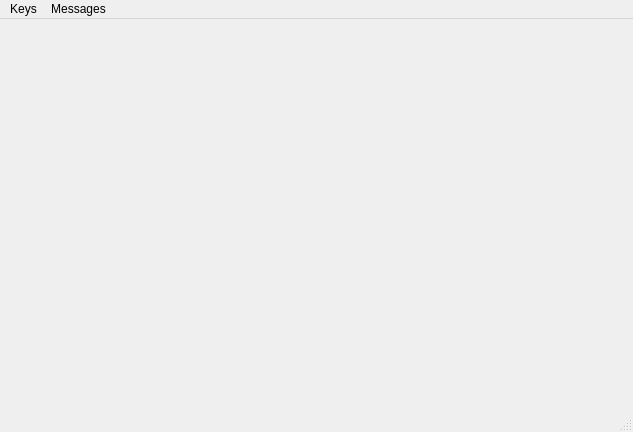
<?xml version="1.0" encoding="UTF-8"?>
<ui version="4.0">
 <class>MainWindow</class>
 <widget class="QMainWindow" name="MainWindow">
  <property name="geometry">
   <rect>
    <x>0</x>
    <y>0</y>
    <width>633</width>
    <height>432</height>
   </rect>
  </property>
  <property name="windowTitle">
   <string>PGP_Mitic_Davidovic</string>
  </property>
  <widget class="QWidget" name="centralwidget"/>
  <widget class="QMenuBar" name="menubar">
   <property name="geometry">
    <rect>
     <x>0</x>
     <y>0</y>
     <width>633</width>
     <height>21</height>
    </rect>
   </property>
   <widget class="QMenu" name="menuGenerate_Key">
    <property name="title">
     <string>Keys</string>
    </property>
    <addaction name="actionGenerate_new_Key"/>
    <addaction name="actionRemove_existing_Key"/>
    <addaction name="separator"/>
    <addaction name="actionImport_Key_2"/>
    <addaction name="actionExport_Key_2"/>
    <addaction name="separator"/>
    <addaction name="actionShow_Keyrings"/>
   </widget>
   <widget class="QMenu" name="menuMessages">
    <property name="title">
     <string>Messages</string>
    </property>
    <addaction name="actionSend_Message"/>
    <addaction name="actionReceive_Message"/>
   </widget>
   <addaction name="menuGenerate_Key"/>
   <addaction name="menuMessages"/>
  </widget>
  <widget class="QStatusBar" name="statusbar"/>
  <action name="actionGenerate_new_Key">
   <property name="text">
    <string>Generate new Key</string>
   </property>
  </action>
  <action name="actionRemove_existing_Key">
   <property name="checkable">
    <bool>false</bool>
   </property>
   <property name="text">
    <string>Remove existing Key</string>
   </property>
  </action>
  <action name="actionImport_Key">
   <property name="text">
    <string>Import Key</string>
   </property>
  </action>
  <action name="actionExport_Key">
   <property name="text">
    <string>Export Key</string>
   </property>
  </action>
  <action name="actionImport_Key_2">
   <property name="text">
    <string>Import Key</string>
   </property>
  </action>
  <action name="actionExport_Key_2">
   <property name="text">
    <string>Export Key</string>
   </property>
  </action>
  <action name="actionSend_Message">
   <property name="text">
    <string>Send Message</string>
   </property>
  </action>
  <action name="actionReceive_Message">
   <property name="text">
    <string>Receive Message</string>
   </property>
  </action>
  <action name="actionShow_Keyrings">
   <property name="text">
    <string>Show Keyrings</string>
   </property>
  </action>
 </widget>
 <resources/>
 <connections/>
</ui>
